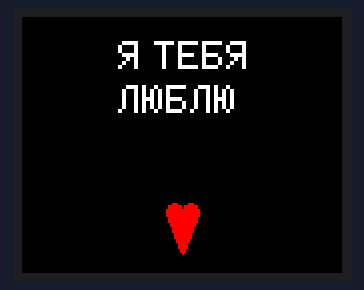
This sketch was run on a simulated Arduino Uno, built with avr-gcc and run on an emulated ATmega328P. On the bench: 160×128 colour display.

Above: at 0.44 s.
At 0.93 s:
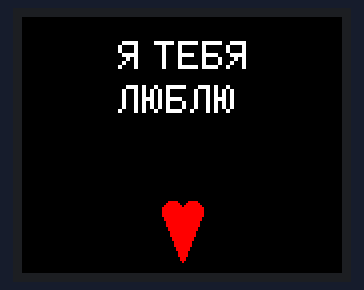

Measured:
- what the display in image 1 shows lasts 0.5 s, from 0.7 s to 1.2 s

The sketch:

ST7735_Love.ino
```cpp
#include <SPI.h>
#include <Adafruit_GFX.h>
#include <Adafruit_ST7735.h>

// ST7735: CS=D10, DC=D9, RST=D8, MOSI=D11, SCK=D13
Adafruit_ST7735 tft(10, 9, 8);

// 5x7 bitmap glyphs for "Я ТЕБЯ ЛЮБЛЮ" (columns, top bit first)
const uint8_t YA[5] = {0x46,0x29,0x19,0x09,0x7F};
const uint8_t TE[5] = {0x01,0x01,0x7F,0x01,0x01};
const uint8_t E_[5] = {0x7F,0x49,0x49,0x49,0x41};
const uint8_t BE[5] = {0x7F,0x49,0x49,0x49,0x31};
const uint8_t LE[5] = {0x40,0x3E,0x01,0x01,0x7F};
const uint8_t YU[5] = {0x7F,0x08,0x3E,0x41,0x3E};

void glyph(int x, int y, const uint8_t *bits, uint16_t color, int scale) {
  for (int col = 0; col < 5; ++col)
    for (int row = 0; row < 7; ++row)
      if (bits[col] & (1 << row))
        tft.fillRect(x + col * scale, y + row * scale, scale, scale, color);
}

void phrase(int x, int y, uint16_t color, int scale) {
  // Я ТЕБЯ
  const uint8_t *top[] = {YA, TE, E_, BE, YA};
  int pos = x;
  for (int i = 0; i < 5; ++i) {
    if (i == 1) pos += 3 * scale;
    glyph(pos, y, top[i], color, scale);
    pos += 6 * scale;
  }
  // ЛЮБЛЮ
  const uint8_t *bottom[] = {LE, YU, BE, LE, YU};
  pos = x;
  for (int i = 0; i < 5; ++i) {
    glyph(pos, y + 11 * scale, bottom[i], color, scale);
    pos += 6 * scale;
  }
}

void heart(int cx, int cy, int size, uint16_t color) {
  int r = size / 4;
  tft.fillCircle(cx - r, cy - r / 2, r, color);
  tft.fillCircle(cx + r, cy - r / 2, r, color);
  tft.fillTriangle(cx - 2 * r, cy - r / 2,
                   cx + 2 * r, cy - r / 2,
                   cx, cy + size, color);
}

void setup() {
  tft.initR(INITR_BLACKTAB);
  tft.setRotation(1);
}

void loop() {
  for (int s = 0; s < 2; ++s) {
    tft.fillScreen(ST77XX_BLACK);
    phrase(48, 12, ST77XX_WHITE, 2);
    heart(80, 99, s == 0 ? 19 : 23, ST77XX_RED);
    delay(450);
  }
}
```
